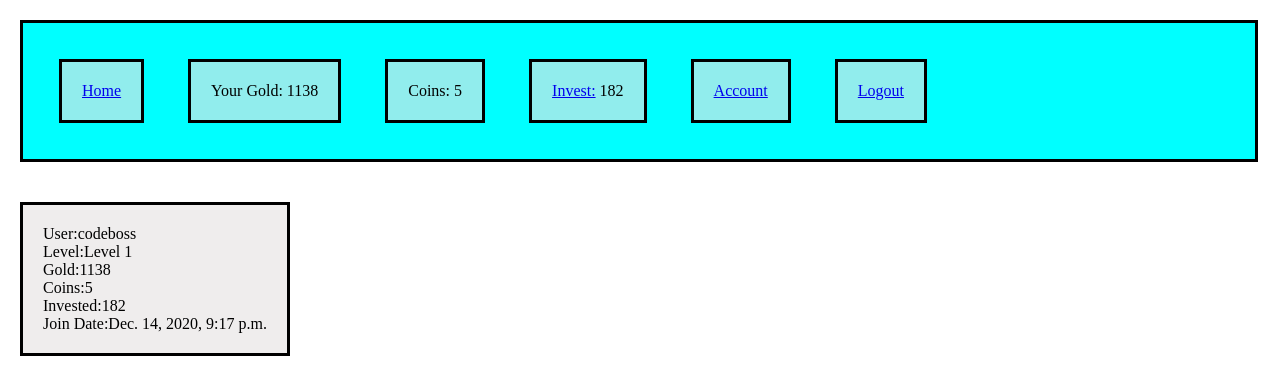
The page /display_account (signed in) on the database as committed earlier.
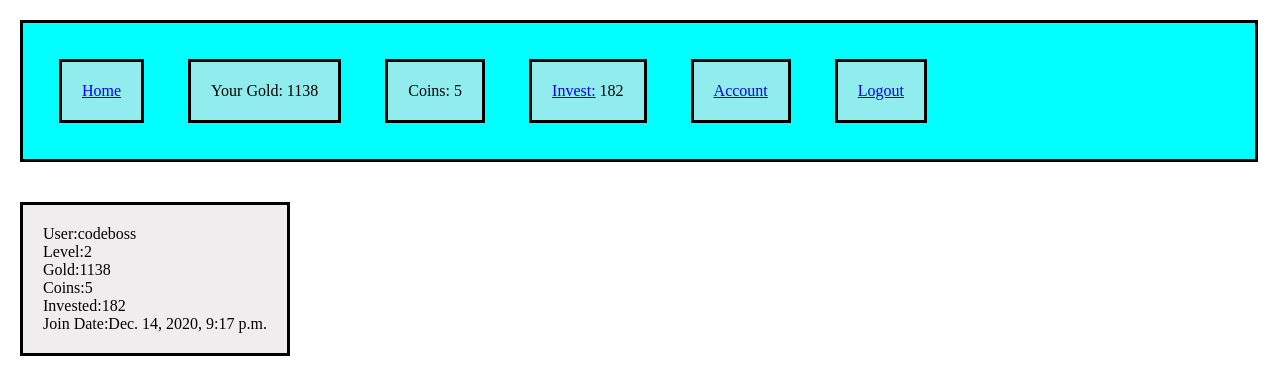
The same page on the database as committed later.
### app1/models.py (models this page shows)
class User(models.Model):
    email = models.CharField(max_length=100)
    username =models.CharField(max_length=100)
    password = models.CharField(max_length=100)
    account_balance = models.IntegerField()
    coins = models.IntegerField()
    invested_balance = models.IntegerField()
    date_joined = models.DateTimeField(auto_now_add=True)
    investment_click_counter = models.IntegerField()
    coin_click_counter = models.IntegerField()
    level = models.IntegerField()
    objects = UserManager()

### app1/views.py (the view)
# urls.py: path('display_account',views.display_account),
def display_account(request):
    user = User.objects.get(id=request.session['user_id'])
    context = {
    "user":user
}
    return render(request,"display_account.html",context)

### app1/templates/display_account.html (shortened to what this page needs)
<!DOCTYPE html>
<html>
  <head>
    {% load static %}
    <link rel="stylesheet" href="{% static 'css/invest.css' %}">
  </head>
  <body>
    <div id='above_wrapper'>
      <div><p><a href='/'>Home</a> </p></div>
          <div><p>Your Gold: {{user.account_balance}}</p></div>
          <div><p>Coins: {{user.coins}}</p></div>
          <div><p><a href='/display_invest'>Invest:</a> {{user.invested_balance}}</p></div>
          <div><p><a href='/display_account'>Account</a></p></div>
          <div><p><a href='/logout'>Logout</a></p></div>
    </div>
  <div>
      <p>User:{{user.username}}</p>
      <p>Level:{{user.level}}</p>
      <p>Gold:{{user.account_balance}}</p>
      <p>Coins:{{user.coins}}</p>
      <p>Invested:{{user.invested_balance}}</p>
      <p>Join Date:{{user.date_joined}}</p>
  </div>
  </body>
</html>

### app1/static/css/invest.css (style rules this page uses)
* { margin: 0px; padding: 0px; }
body { background-image: url("https://images.pexels.com/photos/3483098/pexels-photo-3483098.jpeg"); background-size: 100%; }
div { width:auto; margin:20px; background-color: rgba(230, 227, 227, 0.63); border: solid black 3px; display: inline-block; padding:20px; }
#above_wrapper { width: 1200px; background-color: cyan; margin: 20px; padding: 16px; }

Rows that differ between the two databases and show on the page:
changed User "codeboss": level "Level 1" → "2"
